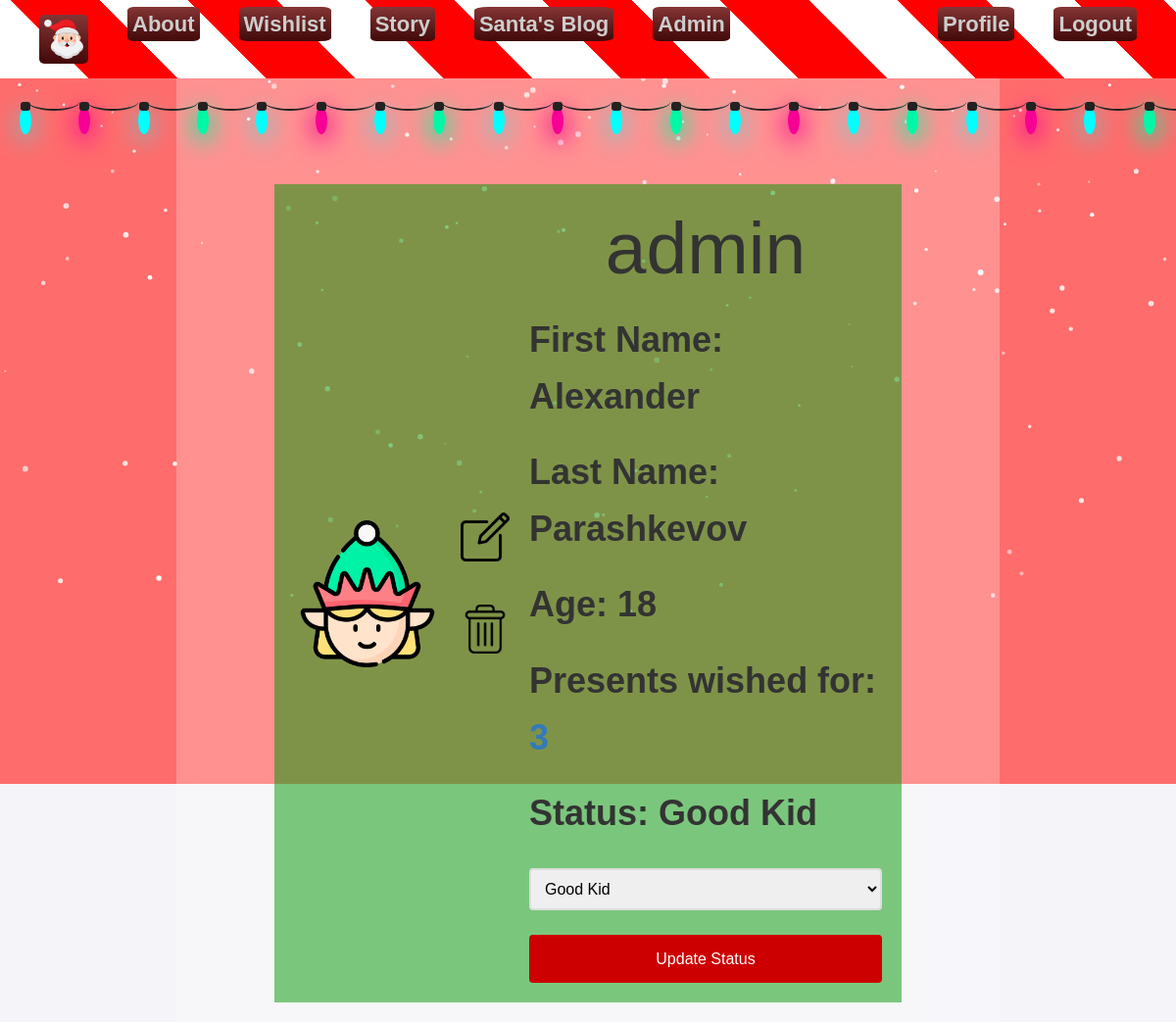
Screenshot of /accounts/1/details/ (signed in) with the database file from the repository.
### SantasWorkshop/accounts/models.py (models this page shows, shortened)
class AppUser(AbstractBaseUser, PermissionsMixin):
    email = models.EmailField(
        unique=True
    )
    username = models.CharField(
        max_length=100,
        unique=True,
    )
    is_staff = models.BooleanField(
        default=False,
    )
    is_active = models.BooleanField(
        default=True,
    )
    objects = AppUserManager()
    EMAIL_FIELD = "email"
    USERNAME_FIELD = 'username'  # USERNAME_FIELD means the first credential in our auth
    REQUIRED_FIELDS = ["email"]
    def __str__(self):
        return self.username

class Profile(models.Model):
    user = models.OneToOneField(
        AppUser,
        on_delete=models.CASCADE,
        primary_key=True,
        related_name='profile'
    )
    age = models.IntegerField(
        validators=[
            MaxValueValidator(100),
        ],
        blank=True,
        null=True,
        default=None,
    )
    first_name = models.CharField(
        max_length=30,
        blank=True,
        null=True,
    )
    last_name = models.CharField(
        max_length=30,
        blank=True,
        null=True,
    )
    image = models.ImageField(
        upload_to='profile_photos/',
        blank=True,
        null=True,
    )
    @property
    def presents_count(self):
        return self.user.presents.count()

### SantasWorkshop/review/models.py (models this page shows, shortened)
class KidStatus(models.Model):
    STATUS_CHOICES = [
        ('GOOD', 'Good Kid'),
        ('NAUGHTY', 'Naughty Kid'),
    ]
    user = models.ForeignKey(
        to=UserModel,
        on_delete=models.CASCADE,
        related_name='kid_statuses'
    )
    status = models.CharField(max_length=10, choices=STATUS_CHOICES, default='GOOD')

### SantasWorkshop/accounts/views.py (the view, shortened to what this page needs)
# urls.py: path('details/', ProfileDetailView.as_view(), name='profile-details'),
class ProfileDetailView( DetailView):
    model = UserModel
    template_name = 'profiles/profile-details-page.html'
    slug_field = 'pk'
    slug_url_kwarg = 'pk'
    def get_context_data(self, **kwargs):
        context = super().get_context_data(**kwargs)
        context['user_profile'] = self.object
        kid_status, created = KidStatus.objects.get_or_create(
            user=self.object,
            defaults={'status': 'GOOD'}
        )
        context['kid_status'] = kid_status
        if self.request.user.is_staff:
            context['status_choices'] = KidStatus.STATUS_CHOICES
        return context

### templates/profiles/profile-details-page.html (shortened to what this page needs)
{% extends 'common/base.html' %}
{% load static %}
{% block content %}
    <div id="Profile-Details" class="container">
        <div class="profile-image">
            {% if object.profile.image %}
                <img src="{{ object.profile.image.url }}" alt="profile_picture"/>
            {% else %}
                <img src="{% static 'images/elf1.png' %}" alt="elf_image"/>
            {% endif %}
        </div>
        <div>
            {% if request.user.pk == object.pk %}
                <h2><a href="{% url 'profile-edit' request.user.pk %}">
                    <img src="{% static 'images/edit.png' %}" alt="edit button" class="edit-object"/>
                </a></h2>
                <h2><a href="{% url 'profile-delete' request.user.pk %}">
                    <img src="{% static 'images/delete.png' %}" alt="delete button" class="delete-object"/>
                </a></h2>
            {% endif %}
        </div>
        <div class="profile-info">
            <h1>{{ user_profile }}</h1>
            <p>First Name: {{ object.profile.first_name }}</p>
            <p>Last Name: {{ object.profile.last_name }}</p>
            <p>Age: {{ object.profile.age }}</p>
            <p>Presents wished for: <a href="{% url 'profile-presents' object.pk %}">{{ object.profile.presents_count }}</a></p>
            <p>Status: {{ kid_status.get_status_display }}</p>
            {% if request.user.is_staff %}
                    <form method="POST">
                        <select name="status" class="status-select">
                            {% for value, label in status_choices %}
                                <option value="{{ value }}" {% if kid_status.status == value %}selected{% endif %}>
                                    {{ label }}
                                </option>
                            {% endfor %}
                        </select>
                        <button type="submit">Update Status</button>
                    </form>
                {% endif %}
        </div>
    </div>
{% endblock %}

### static/css/main.css (style rules this page uses)
* { box-sizing: border-box; margin: 0; padding: 0; }
body { font-family: "Roboto", sans-serif; font-weight: 300; font-style: normal; background-color: #f3f0f0; line-height: 1.6; color: #333; }
.container { width: 80%; margin: 0 auto; padding: 20px; max-width: 1200px; }
h1 { text-align: center; color: #333; font-size: 2.5rem; margin-bottom: 20px; }
h2 { font-size: 1.8rem; margin-bottom: 10px; }
p { font-size: 1.2rem; margin-bottom: 20px; }
a { text-decoration: none; color: #337ab7; }

### static/css/nav.css (style rules this page uses)
body, html { margin: 0; padding: 0; overflow-x: hidden; }

### static/css/forms.css (style rules this page uses)
input[type="text"], input[type="email"], input[type="password"], input[type="number"], textarea, select { width: 100%; padding: 10px; border: 2px solid #ddd; border-radius: 4px; font-size: 16px; margin-bottom: 10px; transition: border-color 0.3s; }
button[type="submit"] { background-color: #cc0000; color: white; padding: 12px 24px; border: none; border-radius: 4px; cursor: pointer; width: 100%; font-size: 16px; transition: background-color 0.3s; margin-top: 15px; }
.delete-object { width: 50px; height: auto; }
.edit-object { width: 50px; height: auto; }

### static/css/important.css (style rules this page uses)
.profile-image img { width: 150px; height: auto; border-radius: 12px 0 0 7px; }
#Profile-Details { display: flex; justify-content: flex-start; align-items: center; gap: 20px; background-color: rgba(0, 150, 0, 0.5); margin-top: 100px; }
.profile-info { flex: 1; }

### static/css/snow.css (style rules this page uses)
body, html { margin: 0; height: auto; font-weight: 700; font-size: 30px; color: #FFF; }

### static/css/about.css (style rules this page uses)
body { font-family: 'Arial', sans-serif; background-color: #f4f4f9; color: #333; }
main h2 { color: #c62828; text-align: center; margin-bottom: 1rem; }

### rows the page displays
AppUser: username "admin", profile.first_name "Alexander", profile.last_name "Parashkevov", profile.age "18", profile.presents_count "3"
KidStatus: status "Good Kid"
